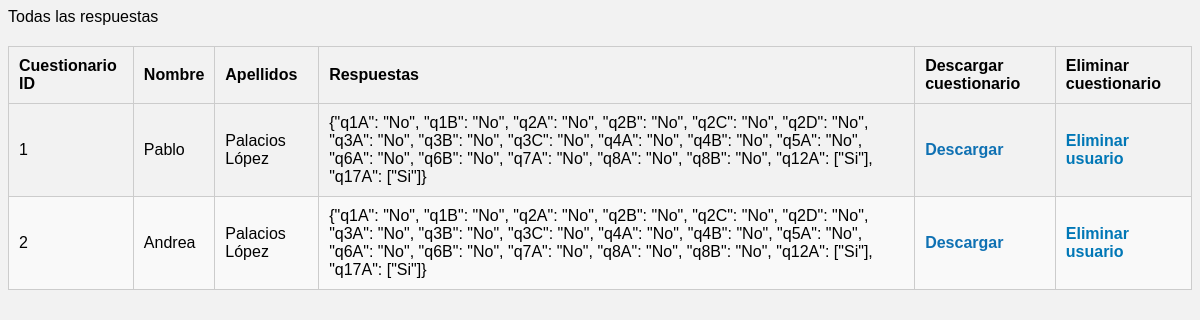
/list, run on an earlier commit of the app's database.
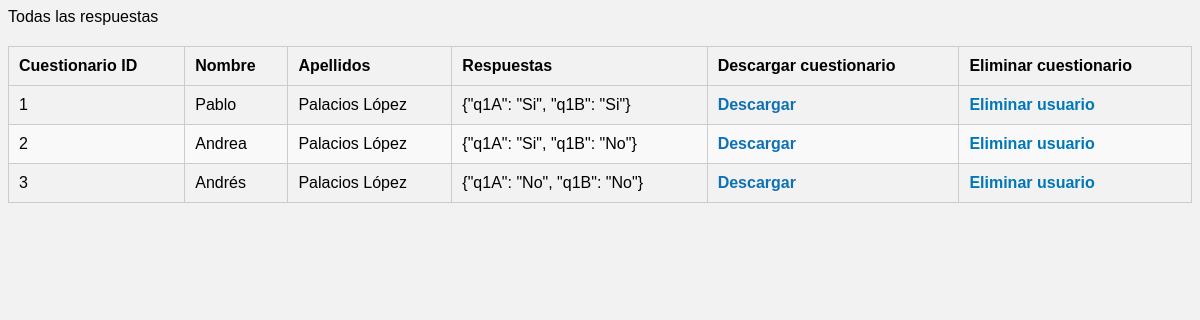
And on a later commit of the database.
### tables this page shows
CREATE TABLE Cuestionario(

    id INTEGER PRIMARY KEY, 
    nombre CHAR(30) NOT NULL,
    apellidos CHAR(30) NOT NULL,
    id_respuestas int  NOT NULL,

    FOREIGN KEY (id_respuestas) REFERENCES Respuestas(id)


);

CREATE TABLE Respuestas(

    id INTEGER PRIMARY KEY,
    respuestas_json VARCHAR2 (23767)
);

### app.py (the view)
@app.route('/list')
def list():
    con = sqlite3.connect('c:/Users/VORPC/Desktop/app - copia/database/cuestionarios.db')
    con.row_factory = sqlite3.Row
    cur = con.cursor()
    cur.execute('SELECT * FROM Cuestionario INNER JOIN Respuestas ON Cuestionario.id_respuestas = Respuestas.id')
    rows = cur.fetchall()
    con.close()
    return render_template("list.html", rows=rows)

### templates/list.html (shortened to what this page needs)
{% block content %}
<link rel="stylesheet" type="text/css" href="{{ url_for('static', filename='index.css') }}">
        <table border="1px" class="table-style">
            <thead>
                <td><strong>Cuestionario ID</strong></td>
                <td><strong>Nombre</strong></td>
                <td><strong>Apellidos</strong></td>
                <td><strong>Respuestas</strong></td>
                <td><strong>Descargar cuestionario</strong></td>
                <td><strong>Eliminar cuestionario</strong></td>
            </thead>
            {% for row in rows %}
            <tr>
                <td>{{ row["id"] }}</td>
                <td>{{ row["nombre"] }}</td>
                <td>{{ row["apellidos"] }}</td>
                <td>{{ row["respuestas_json"] }}</td>
                <td><a class="download-link" href="{{ url_for('generar_docxFromDatabase', usuario=row['id']) }}" target="_blank">Descargar</a></td>
                <td>
                    <a href="{{ url_for('eliminar_usuario', usuario=row['id']) }}" onclick="return confirmarEliminacion()">Eliminar usuario</a>
                </td>
            </tr>
            {% endfor %}
        </table>
{% endblock %}

### static/index.css (style rules this page uses)
a { text-decoration: none; color: #0077b6; font-weight: bold; }
.table-style { width: 100%; border-collapse: collapse; margin-top: 20px; }
.table-style th, .table-style td { padding: 10px; text-align: left; border: 1px solid #ccc; }
.table-style tr:nth-child(even) { background-color: #f9f9f9; }
.download-link { color: #0f71b3; text-decoration: none; }

What changed in the data, as far as the page shows it:
changed through a linked row, Cuestionario "Pablo": respuestas_json "{\"q1A\": \"No\", \"q1B\": \"No\", \"q2A\": \"No\", \"q2B\": \"No\", \"q2C\": \"No\", \"q2D\": \"No\", \"q3A\": \"No\", \"q3B\": \"No\", \"q3C\": \"No\", \"q4A\": \"No\", \"q4B\": \"No\", \"q5A\": \"No\", \"q6A\": \"No\", \"q6B\": \"No\", \"q7A\": \"No\", \"q8A\": \"No\", \"q8B\": \"No\", \"q12A\": [\"Si\"], \"q17A\": [\"Si\"]}" → "{\"q1A\": \"Si\", \"q1B\": \"Si\"}"
changed through a linked row, Cuestionario "Andrea": respuestas_json "{\"q1A\": \"No\", \"q1B\": \"No\", \"q2A\": \"No\", \"q2B\": \"No\", \"q2C\": \"No\", \"q2D\": \"No\", \"q3A\": \"No\", \"q3B\": \"No\", \"q3C\": \"No\", \"q4A\": \"No\", \"q4B\": \"No\", \"q5A\": \"No\", \"q6A\": \"No\", \"q6B\": \"No\", \"q7A\": \"No\", \"q8A\": \"No\", \"q8B\": \"No\", \"q12A\": [\"Si\"], \"q17A\": [\"Si\"]}" → "{\"q1A\": \"Si\", \"q1B\": \"No\"}"
added Cuestionario: id "3", nombre "Andrés", apellidos "Palacios López", respuestas_json "{\"q1A\": \"No\", \"q1B\": \"No\"}"
